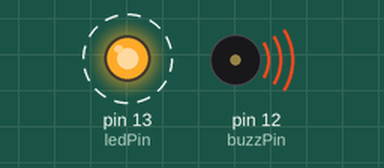
Recording of a sketch running on a simulated Arduino Uno, built with avr-gcc and run on an emulated ATmega328P. Shown: output pins drawn as LEDs (lit = HIGH), buzzer (waves = sounding). Dashed ring = blinking.

Above: at 0.2 s.
Timing chart, 0 to 3.0 s (numbered marks = the images above):
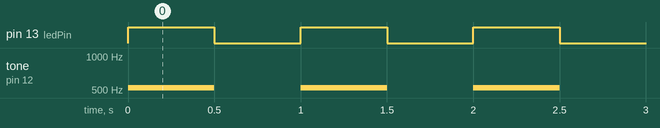

Measured:
- by itself, pin 13 (ledPin): alternates HIGH for 0.50 s and LOW for 0.50 s
- by itself, tone on pin 12 (buzzPin): alternates 523 Hz for 0.50 s and silent for 0.50 s

The sketch:

act_4_buzzer.ino
```cpp
// contants
const int buzzPin = 12;
const int ledPin = 13;


void setup () {
    pinMode(buzzPin, OUTPUT);
    pinMode(ledPin, OUTPUT);
}

void loop() {
    digitalWrite(ledPin, HIGH);
    tone(buzzPin, 523.25); // C5 note
    delay(500);

    digitalWrite(ledPin, LOW);
    noTone(buzzPin);
    delay(500);
}
```
